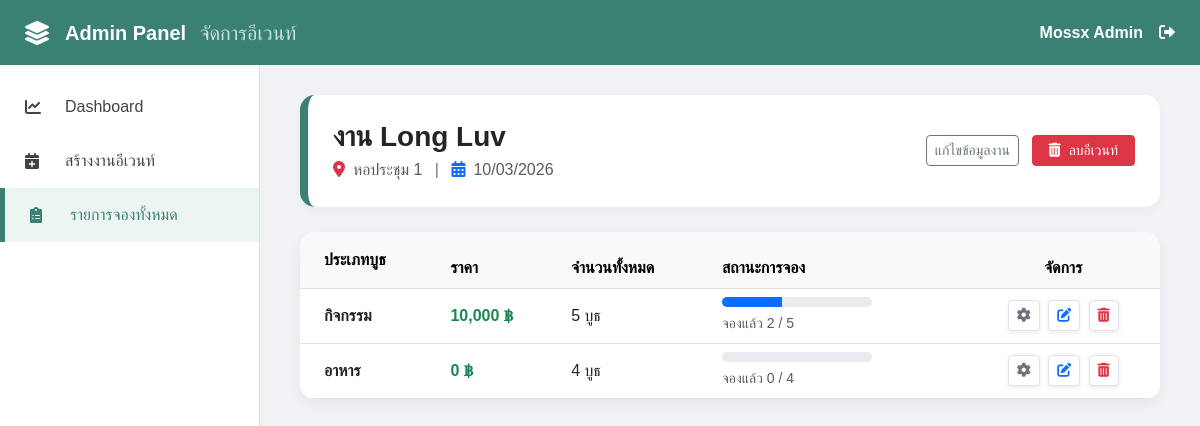
Page /Final/booth_management.php?id=1 (signed in) on the committed database.
### tables this page shows
CREATE TABLE `events` (
  `id` int(11) NOT NULL,
  `event_name` varchar(255) NOT NULL,
  `event_date` date NOT NULL,
  `location` varchar(255) DEFAULT NULL,
  `created_at` timestamp NOT NULL DEFAULT current_timestamp()
);

CREATE TABLE `booth_types` (
  `id` int(11) NOT NULL,
  `event_id` int(11) DEFAULT NULL,
  `type_name` varchar(100) NOT NULL,
  `price` decimal(10,2) DEFAULT 0.00,
  `total_slots` int(11) NOT NULL
);

### Final/booth_management.php (the view, shortened to what this page needs)
<?php
include 'config.php';
$event_id = $_GET['id'] ?? null;
$stmt = $conn->prepare("SELECT * FROM events WHERE id = ?");
$stmt->execute([$event_id]);
$event = $stmt->fetch();
$stmt_types = $conn->prepare("SELECT * FROM booth_types WHERE event_id = ?");
$stmt_types->execute([$event_id]);
$booth_types = $stmt_types->fetchAll();
?>
<!DOCTYPE html>
<html lang="th">
<head>
    <link href="https://cdn.jsdelivr.net/npm/bootstrap@5.3.0/dist/css/bootstrap.min.css" rel="stylesheet">
    <link rel="stylesheet" href="https://cdnjs.cloudflare.com/ajax/libs/font-awesome/6.0.0/css/all.min.css">
</head>
<body>
<div class="top-nav justify-content-between">
    <div class="d-flex align-items-center">
        <i class="fas fa-layer-group me-3 fs-4"></i>
        <h5 class="mb-0 fw-bold">Admin Panel <span class="fw-light opacity-75 ms-2">จัดการอีเวนท์</span></h5>
    </div>
    <div class="d-flex align-items-center">
        <span class="fw-bold me-3"><?php echo htmlspecialchars($_SESSION['admin_name']); ?></span>
        <a href="logout.php" class="text-white"><i class="fas fa-sign-out-alt"></i></a>
    </div>
</div>
<div class="sidebar">
    <ul class="sidebar-menu">
        <li onclick="location.href='admin_panel.php'"><i class="fas fa-chart-line"></i> Dashboard</li>
        <li onclick="location.href='add_event.php'"><i class="fas fa-calendar-plus"></i> สร้างงานอีเวนท์</li>
        <li class="active" onclick="location.href='admin_bookings.php'"><i class="fas fa-clipboard-list"></i> รายการจองทั้งหมด</li>
    </ul>
</div>
<div class="main-content">
    <?php if ($event): ?>
    <div class="event-info-header d-flex justify-content-between align-items-center">
        <div>
            <h3 class="fw-bold mb-1 text-dark"><?php echo htmlspecialchars($event['event_name']); ?></h3>
            <p class="mb-0 text-muted">
                <i class="fas fa-map-marker-alt me-2 text-danger"></i><?php echo htmlspecialchars($event['location']); ?>
                <span class="mx-2 text-secondary">|</span>
                <i class="fas fa-calendar-alt me-2 text-primary"></i><?php echo date('d/m/Y', strtotime($event['event_date'])); ?>
            </p>
        </div>
        <div>
            <a href="edit_event.php?id=<?php echo $event['id']; ?>" class="btn btn-outline-secondary btn-sm me-2">แก้ไขข้อมูลงาน</a>
            <a href="delete_event.php?id=<?php echo $event['id']; ?>"
               class="btn btn-danger btn-sm px-3"
               onclick="return confirm('คำเตือน! การลบงานอีเวนท์จะทำให้ข้อมูลประเภทบูธและรายการจองทั้งหมดถูกลบไปด้วย คุณยืนยันที่จะลบหรือไม่?')">
               <i class="fas fa-trash-alt me-1"></i> ลบอีเวนท์
            </a>
        </div>
    </div>
    <div class="card data-card">
        <div class="card-body p-0">
            <table class="table table-hover align-middle mb-0">
                <thead class="table-light">
                    <tr>
                        <th class="ps-4 py-3">ประเภทบูธ</th>
                        <th>ราคา</th>
                        <th>จำนวนทั้งหมด</th>
                        <th>สถานะการจอง</th>
                        <th class="text-center">จัดการ</th>
                    </tr>
                </thead>
                <tbody>
                    <?php
                    foreach ($booth_types as $type):
                        $stmt_booked = $conn->prepare("SELECT COUNT(*) as current FROM event_bookings WHERE type_id = ? AND booking_status != 'cancelled'");
                        $stmt_booked->execute([$type['id']]);
                        $current_booked = $stmt_booked->fetch()['current'];
                        $percent = ($type['total_slots'] > 0) ? ($current_booked / $type['total_slots']) * 100 : 0;
                    ?>
                    <tr>
                        <td class="ps-4 fw-bold text-dark"><?php echo htmlspecialchars($type['type_name']); ?></td>
                        <td><span class="text-success fw-bold"><?php echo number_format($type['price']); ?> ฿</span></td>
                        <td><?php echo $type['total_slots']; ?> บูธ</td>
                        <td>
                            <div class="progress" style="height: 10px; width: 150px; border-radius: 10px; margin-bottom: 4px;">
                                <div class="progress-bar <?php echo ($percent >= 100) ? 'bg-danger' : 'bg-primary'; ?>"
                                     role="progressbar" style="width: <?php echo $percent; ?>%"></div>
                            </div>
                            <small class="text-muted">จองแล้ว <?php echo $current_booked; ?> / <?php echo $type['total_slots']; ?></small>
                        </td>
                        <td class="text-center">
                            <a href="admin_bookings.php?type_id=<?php echo $type['id']; ?>"
                               class="btn btn-sm btn-white border shadow-sm" title="จัดการรายการจอง">
                                <i class="fas fa-cog text-secondary"></i>
                            </a>
                            <a href="edit_booth.php?id=<?php echo $type['id']; ?>" class="btn btn-sm btn-white border shadow-sm ms-1">
                                <i class="fas fa-edit text-primary"></i>
                            </a>
                            <a href="delete_booth.php?id=<?php echo $type['id']; ?>"
                               class="btn btn-sm btn-white border shadow-sm ms-1"
                               onclick="return confirm('คุณแน่ใจว่าต้องการลบประเภทบูธนี้? การลบจะทำให้รายการจองที่เกี่ยวข้องถูกยกเลิกทั้งหมด')">
                               <i class="fas fa-trash-alt text-danger"></i>
                            </a>
                        </td>
                    </tr>
                    <?php endforeach; ?>
                </tbody>
            </table>
        </div>
    </div>
    <?php else: ?>
        <div class="alert alert-warning">ไม่พบข้อมูลอีเวนท์</div>
    <?php endif; ?>
</div>
</body>
</html>

### Final/booth_management.php (style rules this page uses)
:root { --su-green: #3a8173; --sidebar-width: 260px; }
body { background-color: #f0f2f5; font-family: 'Sarabun', sans-serif; }
.top-nav { background: var(--su-green); color: white; height: 65px; display: flex; align-items: center; padding: 0 25px; position: fixed; width: 100%; z-index: 1050; }
.sidebar { width: var(--sidebar-width); background: white; height: 100vh; position: fixed; top: 65px; border-right: 1px solid #e0e0e0; padding-top: 15px; }
.sidebar-menu { list-style: none; padding: 0; }
.sidebar-menu li { padding: 15px 25px; color: #444; cursor: pointer; display: flex; align-items: center; transition: 0.3s; }
.sidebar-menu li.active { background: #edf5f3; border-left: 5px solid var(--su-green); color: var(--su-green); }
.sidebar-menu li i { width: 25px; margin-right: 15px; }
.main-content { margin-left: var(--sidebar-width); padding: 95px 40px 40px; }
.data-card { border: none; border-radius: 15px; box-shadow: 0 5px 15px rgba(0,0,0,0.05); overflow: hidden; }
.event-info-header { background: white; border-radius: 15px; padding: 25px; margin-bottom: 25px; border-left: 8px solid var(--su-green); box-shadow: 0 4px 10px rgba(0,0,0,0.03); }
.progress { background-color: #e9ecef; }

### rows in the picture
events: event_name "งาน Long Luv", location "หอประชุม 1", event_date "10/03/2026"
booth_types: type_name "กิจกรรม", price "10,000", total_slots "5", current_booked "2"
booth_types: type_name "อาหาร", price "0", total_slots "4", current_booked "0"

### other values in the picture
$_SESSION['admin_name'] "Mossx Admin"
